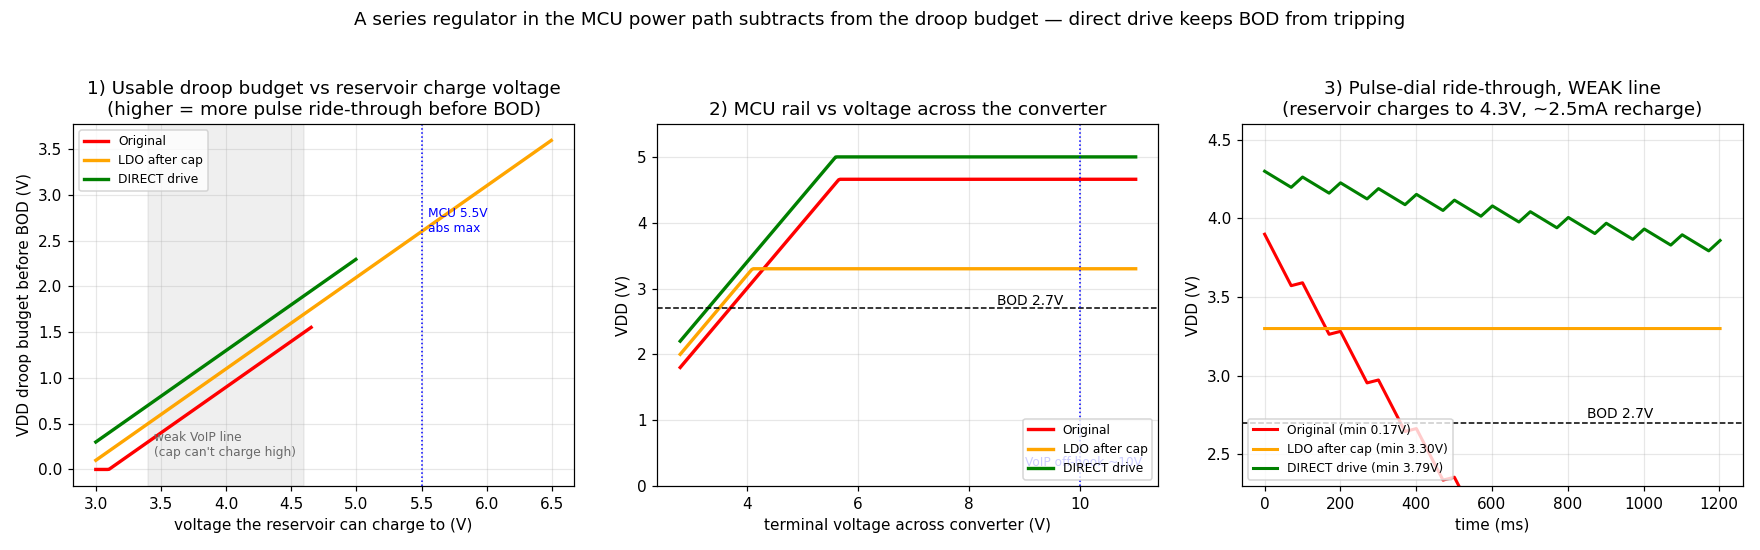

Source code (Python):
#!/usr/bin/env python3
"""
supply_sim.py - ride-through of the pulse-to-tone converter supply during pulse
dialing, comparing three MCU-supply topologies. The ONLY hard requirement during
a pulse gap is VDD > BOD (keep the MCU alive); the ATtiny tolerates a wide rail.

  ORIGINAL : reservoir on VCC (shunt ~4.66V), series Schottky D5 -> VDD=Vcap-0.4
  LDO      : reservoir on an LDO INPUT (clamp 6.5V) -> LDO 3.3V -> VDD
  DIRECT   : reservoir DIRECTLY on VDD (shunt clamp ~5.0V, MCU-safe) -> VDD=Vcap
             (the correct topology: nothing lossy between the drooping cap and
              the MCU; the full charge from Vclamp down to BOD is usable)

Key point this quantifies: ANY series element (LDO dropout, or the original's
series diode) subtracts from the usable droop budget and trips BOD sooner. A
series regulator only "wins" if it lets the reservoir charge ABOVE the MCU's safe
max (needs a strong line) - which is not the low-voltage VoIP case we care about.

Outputs: supply_sim.png and a printed summary.
"""
import numpy as np
import matplotlib; matplotlib.use("Agg")
import matplotlib.pyplot as plt

VF_SCHOTTKY = 0.30
V_BRIDGE    = 2*VF_SCHOTTKY
BOD         = 2.70
LDO_DROPOUT = 0.20          # at our mA-level currents

# load currents (passive RC filter in both new designs -> the MCP6022's ~2mA is gone;
# during pulse DIALING the MCU idle-sleeps between 1ms timer wakes)
I_DIAL_ORIG = 2.2e-3        # original still has the op-amp powered during dialing
I_DIAL_NEW  = 1.0e-3        # passive filter + idle-sleep

designs = {
 "Original (shunt 4.66V + series D5, op-amp on)":
    dict(color="r", vfull=4.66, series=0.40, ldo=None, iload=I_DIAL_ORIG, C=470e-6, clampmax=4.66),
 "LDO after cap (clamp 6.5V -> LDO 3.3V)":
    dict(color="orange", vfull=6.5, series=0.0, ldo=3.30, iload=I_DIAL_NEW, C=680e-6, clampmax=6.5),
 "DIRECT drive (clamp 5.0V, cap on VDD)":
    dict(color="g", vfull=5.0, series=0.0, ldo=None, iload=I_DIAL_NEW, C=680e-6, clampmax=5.0),
}

def vdd_of(d, vcap):
    if d["ldo"] is not None:
        return min(d["ldo"], vcap - LDO_DROPOUT)
    return vcap - d["series"]

def bod_trip_vcap(d):
    """cap voltage at which VDD hits BOD (series/dropout pushes this UP)."""
    if d["ldo"] is not None:
        return BOD + LDO_DROPOUT        # 2.90
    return BOD + d["series"]            # direct: 2.70 ; original: 3.10

# ---- transient at a WEAK line (cap charges only to Vavail; weak recharge) ----
def transient(d, vavail, recharge_I, pps=10, npulses=12, open_frac=0.70, dt=1e-4):
    C = d["C"]; vfull = min(d["vfull"], vavail)
    T, t_open = 1.0/pps, open_frac/pps
    vcap = vfull; ts=[]; vs=[]; t=0.0
    for _ in range(npulses):
        tend=t+t_open
        while t<tend:
            vcap -= (d["iload"]/C)*dt; ts.append(t); vs.append(vdd_of(d,vcap)); t+=dt
        tend=t+(T-t_open)
        while t<tend:
            vcap=min(vfull, vcap+((recharge_I-d["iload"])/C)*dt); ts.append(t); vs.append(vdd_of(d,vcap)); t+=dt
    return np.array(ts), np.array(vs)

fig, ax = plt.subplots(1, 3, figsize=(16,5))

# Panel 1: ride-through budget vs reservoir charge voltage (the crossover)
vc = np.linspace(3.0, 6.8, 300)
for name,d in designs.items():
    trip = bod_trip_vcap(d)
    budget = np.clip(vc - trip, 0, None)
    budget = np.where(vc <= d["clampmax"]+1e-9, budget, np.nan)   # can't charge above clamp
    ax[0].plot(vc, budget, color=d["color"], lw=2.2, label=name.split(" (")[0])
ax[0].axvspan(3.4, 4.6, color='gray', alpha=0.12)
ax[0].text(3.45, 0.15, "weak VoIP line\n(cap can't charge high)", fontsize=8, color='dimgray')
ax[0].axvline(5.5, color='b', ls=':', lw=1); ax[0].text(5.55, 2.6, "MCU 5.5V\nabs max", fontsize=8, color='b')
ax[0].set_title("1) Usable droop budget vs reservoir charge voltage\n(higher = more pulse ride-through before BOD)")
ax[0].set_xlabel("voltage the reservoir can charge to (V)"); ax[0].set_ylabel("VDD droop budget before BOD (V)")
ax[0].grid(alpha=.3); ax[0].legend(fontsize=8, loc="upper left")

# Panel 2: VDD vs voltage across the converter (low line voltage)
vdev = np.linspace(2.8, 11, 300)
for name,d in designs.items():
    avail = vdev - V_BRIDGE
    if d["ldo"] is not None:
        rail = np.minimum(d["ldo"], np.clip(avail - LDO_DROPOUT, 0, None))
    else:
        rail = np.minimum(d["clampmax"], np.clip(avail - d["series"], 0, None))
    ax[1].plot(vdev, rail, color=d["color"], lw=2.2, label=name.split(" (")[0])
ax[1].axhline(BOD, color='k', ls='--', lw=1); ax[1].text(8.5, BOD+0.05, "BOD 2.7V", fontsize=9)
ax[1].axvline(10.0, color='b', ls=':', lw=1); ax[1].text(9.0, 0.3, "VoIP off-hook ~10V", fontsize=8, color='b')
ax[1].set_title("2) MCU rail vs voltage across the converter")
ax[1].set_xlabel("terminal voltage across converter (V)"); ax[1].set_ylabel("VDD (V)")
ax[1].set_ylim(0,5.5); ax[1].grid(alpha=.3); ax[1].legend(fontsize=8, loc="lower right")

# Panel 3: transient, weak corner (cap charges to 4.3V, weak 2.5mA recharge)
VAVAIL, RECHG = 4.3, 2.5e-3
for name,d in designs.items():
    t,v = transient(d, VAVAIL, RECHG)
    ax[2].plot(t*1e3, v, color=d["color"], lw=2, label=f"{name.split(' (')[0]} (min {v.min():.2f}V)")
ax[2].axhline(BOD, color='k', ls='--', lw=1); ax[2].text(850, BOD+0.03, "BOD 2.7V", fontsize=9)
ax[2].set_title("3) Pulse-dial ride-through, WEAK line\n(reservoir charges to 4.3V, ~2.5mA recharge)")
ax[2].set_xlabel("time (ms)"); ax[2].set_ylabel("VDD (V)")
ax[2].set_ylim(2.3,4.6); ax[2].grid(alpha=.3); ax[2].legend(fontsize=8, loc="lower left")

fig.suptitle("A series regulator in the MCU power path subtracts from the droop budget — direct drive keeps BOD from tripping", fontsize=12)
fig.tight_layout(rect=[0,0,1,0.94])
fig.savefig("/home/jfloyd/GitHub/Pulse-To-Tone-Converter/hardware_v2/sim/supply_sim.png", dpi=110)

print("=== BOD-trip cap voltage (lower is better; series/dropout raises it) ===")
for name,d in designs.items():
    print(f"  {name:48s} trips BOD when Vcap = {bod_trip_vcap(d):.2f} V "
          f"| budget at Vcap={d['clampmax']:.1f}: {d['clampmax']-bod_trip_vcap(d):+.2f} V")
print("\n=== weak-line transient (charge 4.3V, recharge 2.5mA) minimum VDD ===")
for name,d in designs.items():
    _,v = transient(d, VAVAIL, RECHG)
    print(f"  {name:48s} min VDD {v.min():.2f} V  (margin {v.min()-BOD:+.2f} V)")
print("\nwrote supply_sim.png")
